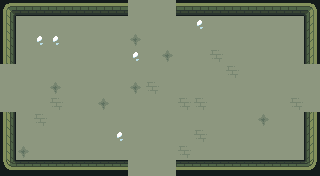

Below is a game level as drawn by its tile map, then a one-line description and the .tmx file that defines it, in full:
An orthogonal 20x11 tile map with 16x16 px tiles, 6 tile layers (ground, dressing, decor, walls, ...), 3 tilesets and 10 objects (5x ENTRY, 4x PROP, EXIT).

<map version="1.10" tiledversion="1.10.2" orientation="orthogonal" renderorder="right-down" width="20" height="11" tilewidth="16" tileheight="16" infinite="0" nextlayerid="8" nextobjectid="11">
 <tileset firstgid="1" name="wall" tilewidth="16" tileheight="16" tilecount="110" columns="10">
  <image source="../../../gfx/tiles/ruins/tilesetwallsimple.png" width="160" height="176" />
 </tileset>
 <tileset firstgid="111" name="floor" tilewidth="16" tileheight="16" tilecount="374" columns="22">
  <image source="../../../gfx/tiles/ruins/tilesetinteriorfloor.png" width="352" height="272" />
 </tileset>
 <tileset firstgid="485" name="elements" tilewidth="16" tileheight="16" tilecount="27" columns="9">
  <image source="../../../gfx/tiles/ruins/elements.png" width="144" height="48" />
 </tileset>
 <layer id="1" name="ground" width="20" height="11">
  <data encoding="csv">
277,277,277,367,277,277,277,367,277,277,277,277,277,277,277,277,277,277,277,277,
277,277,277,277,277,277,277,277,277,277,277,277,366,277,277,277,277,277,277,277,
277,277,366,366,277,277,277,277,367,277,277,277,277,277,277,277,277,277,277,277,
342,277,277,277,277,277,277,277,366,277,367,277,277,342,277,277,277,277,277,277,
277,277,277,277,277,277,277,277,277,277,277,277,277,277,342,277,277,277,277,277,
277,277,277,367,277,277,277,277,367,342,277,277,277,277,277,277,277,277,277,277,
277,277,277,342,277,277,367,277,277,277,277,342,342,277,277,277,277,277,342,277,
367,277,342,277,277,277,277,277,277,277,277,277,277,277,277,277,367,277,277,277,
277,277,277,277,277,277,277,366,277,277,277,277,342,277,277,277,277,277,277,277,
277,367,277,277,277,277,277,277,277,277,277,342,277,277,277,277,277,277,277,277,
277,277,277,277,277,277,277,277,277,277,277,277,367,277,277,277,277,277,277,277
</data>
 </layer>
 <layer id="2" name="dressing" width="20" height="11">
  <data encoding="csv">
0,0,0,0,0,0,0,0,0,0,0,0,0,0,0,0,0,0,0,0,
0,0,0,0,0,0,0,0,0,0,0,0,0,0,0,0,0,0,0,0,
0,0,0,0,0,0,0,0,0,0,0,0,0,0,0,0,0,0,0,0,
0,0,0,0,0,0,0,0,0,0,0,0,0,0,0,0,0,0,0,0,
0,0,0,0,0,0,0,0,0,0,0,0,0,0,0,0,0,0,0,0,
0,0,0,0,0,0,0,0,0,0,0,0,0,0,0,0,0,0,0,0,
0,0,0,0,0,0,0,0,0,0,0,0,0,0,0,0,0,0,0,0,
0,0,0,0,0,0,0,0,0,0,0,0,0,0,0,0,0,0,0,0,
0,0,0,0,0,0,0,0,0,0,0,0,0,0,0,0,0,0,0,0,
0,0,0,0,0,0,0,0,0,0,0,0,0,0,0,0,0,0,0,0,
0,0,0,0,0,0,0,0,0,0,0,0,0,0,0,0,0,0,0,0
</data>
 </layer>
 <layer id="3" name="decor" width="20" height="11">
  <data encoding="csv">
0,0,0,0,0,0,0,0,0,0,0,0,0,0,0,0,0,0,0,0,
0,0,0,0,0,0,0,0,0,0,0,0,0,0,0,0,0,0,0,0,
0,0,0,0,0,0,0,0,0,0,0,0,0,0,0,0,0,0,0,0,
0,0,0,0,0,0,0,0,0,0,0,0,0,0,0,0,0,0,0,0,
0,0,0,0,0,0,0,0,0,0,0,0,0,0,0,0,0,0,0,0,
0,0,0,0,0,0,0,0,0,0,0,0,0,0,0,0,0,0,0,0,
0,0,0,0,0,0,0,0,0,0,0,0,0,0,0,0,0,0,0,0,
0,0,0,0,0,0,0,0,0,0,0,0,0,0,0,0,0,0,0,0,
0,0,0,0,0,0,0,0,0,0,0,0,0,0,0,0,0,0,0,0,
0,0,0,0,0,0,0,0,0,0,0,0,0,0,0,0,0,0,0,0,
0,0,0,0,0,0,0,0,0,0,0,0,0,0,0,0,0,0,0,0
</data>
 </layer>
 <layer id="4" name="walls" width="20" height="11">
  <data encoding="csv">
66,69,69,69,69,69,69,69,0,0,0,69,69,69,69,69,69,69,69,70,
76,0,0,0,0,0,0,0,0,0,0,0,0,0,0,0,0,0,0,80,
76,0,0,0,0,0,0,0,0,0,0,0,0,0,0,0,0,0,0,80,
76,0,0,0,0,0,0,0,0,0,0,0,0,0,0,0,0,0,0,80,
0,0,0,0,0,0,0,0,0,0,0,0,0,0,0,0,0,0,0,0,
0,0,0,0,0,0,0,0,0,0,0,0,0,0,0,0,0,0,0,0,
0,0,0,0,0,0,0,0,0,0,0,0,0,0,0,0,0,0,0,0,
76,0,0,0,0,0,0,0,0,0,0,0,0,0,0,0,0,0,0,80,
76,0,0,0,0,0,0,0,0,0,0,0,0,0,0,0,0,0,0,80,
76,0,0,0,0,0,0,0,0,0,0,0,0,0,0,0,0,0,0,80,
106,109,109,109,109,109,109,109,0,0,0,109,109,109,109,109,109,109,109,110
</data>
 </layer>
 <layer id="5" name="props" width="20" height="11">
  <data encoding="csv">
0,0,0,0,0,0,0,0,0,0,0,0,0,0,0,0,0,0,0,0,
0,0,0,0,0,0,0,0,0,0,0,0,0,0,0,0,0,0,0,0,
0,0,0,0,0,0,0,0,0,0,0,0,0,0,0,0,0,0,0,0,
0,0,0,0,0,0,0,0,0,0,0,0,0,0,0,0,0,0,0,0,
0,0,0,0,0,0,0,0,0,0,0,0,0,0,0,0,0,0,0,0,
0,0,0,0,0,0,0,0,0,0,0,0,0,0,0,0,0,0,0,0,
0,0,0,0,0,0,0,0,0,0,0,0,0,0,0,0,0,0,0,0,
0,0,0,0,0,0,0,0,0,0,0,0,0,0,0,0,0,0,0,0,
0,0,0,0,0,0,0,0,0,0,0,0,0,0,0,0,0,0,0,0,
0,0,0,0,0,0,0,0,0,0,0,0,0,0,0,0,0,0,0,0,
0,0,0,0,0,0,0,0,0,0,0,0,0,0,0,0,0,0,0,0
</data>
 </layer>
 <layer id="6" name="overhead" width="20" height="11">
  <data encoding="csv">
0,0,0,0,0,0,0,0,0,0,0,0,0,0,0,0,0,0,0,0,
0,0,0,0,0,0,0,0,0,0,0,0,0,0,0,0,0,0,0,0,
0,0,0,0,0,0,0,0,0,0,0,0,0,0,0,0,0,0,0,0,
0,0,0,0,0,0,0,0,0,0,0,0,0,0,0,0,0,0,0,0,
0,0,0,0,0,0,0,0,0,0,0,0,0,0,0,0,0,0,0,0,
0,0,0,0,0,0,0,0,0,0,0,0,0,0,0,0,0,0,0,0,
0,0,0,0,0,0,0,0,0,0,0,0,0,0,0,0,0,0,0,0,
0,0,0,0,0,0,0,0,0,0,0,0,0,0,0,0,0,0,0,0,
0,0,0,0,0,0,0,0,0,0,0,0,0,0,0,0,0,0,0,0,
0,0,0,0,0,0,0,0,0,0,0,0,0,0,0,0,0,0,0,0,
0,0,0,0,0,0,0,0,0,0,0,0,0,0,0,0,0,0,0,0
</data>
 </layer>
 <objectgroup id="7" name="spawns">
  <object id="1" name="UP" type="ENTRY" x="152" y="24" />
  <object id="2" name="DOWN" type="ENTRY" x="152" y="152" />
  <object id="3" name="LEFT" type="ENTRY" x="24" y="88" />
  <object id="4" name="RIGHT" type="ENTRY" x="296" y="88" />
  <object id="5" name="" type="ENTRY" x="168" y="88" />
  <object id="6" name="" type="EXIT" x="152" y="88" />
  <object id="7" name="torch" type="PROP" x="56" y="168" />
  <object id="8" name="torch" type="PROP" x="264" y="168" />
  <object id="9" name="torch" type="PROP" x="8" y="136" />
  <object id="10" name="torch" type="PROP" x="312" y="136" />
 </objectgroup>
</map>
